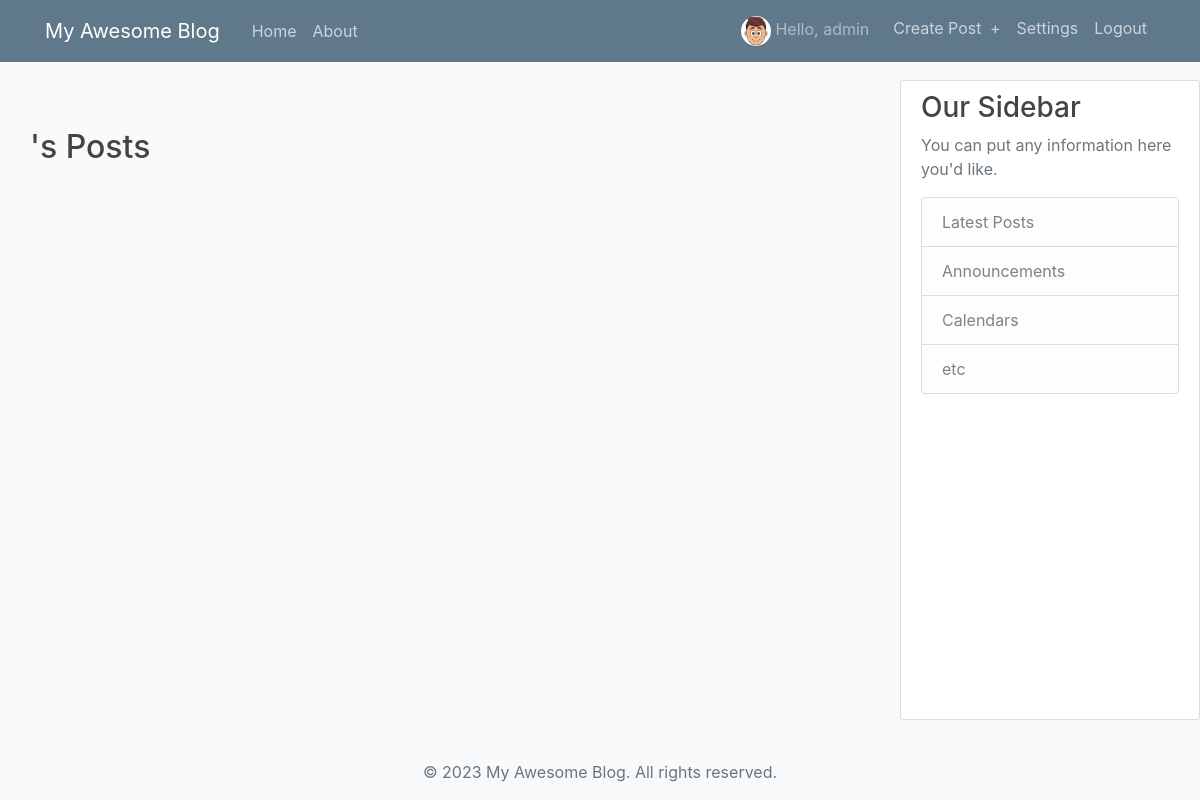
/user/1/posts/ (signed in), run on an earlier commit of the app's database.
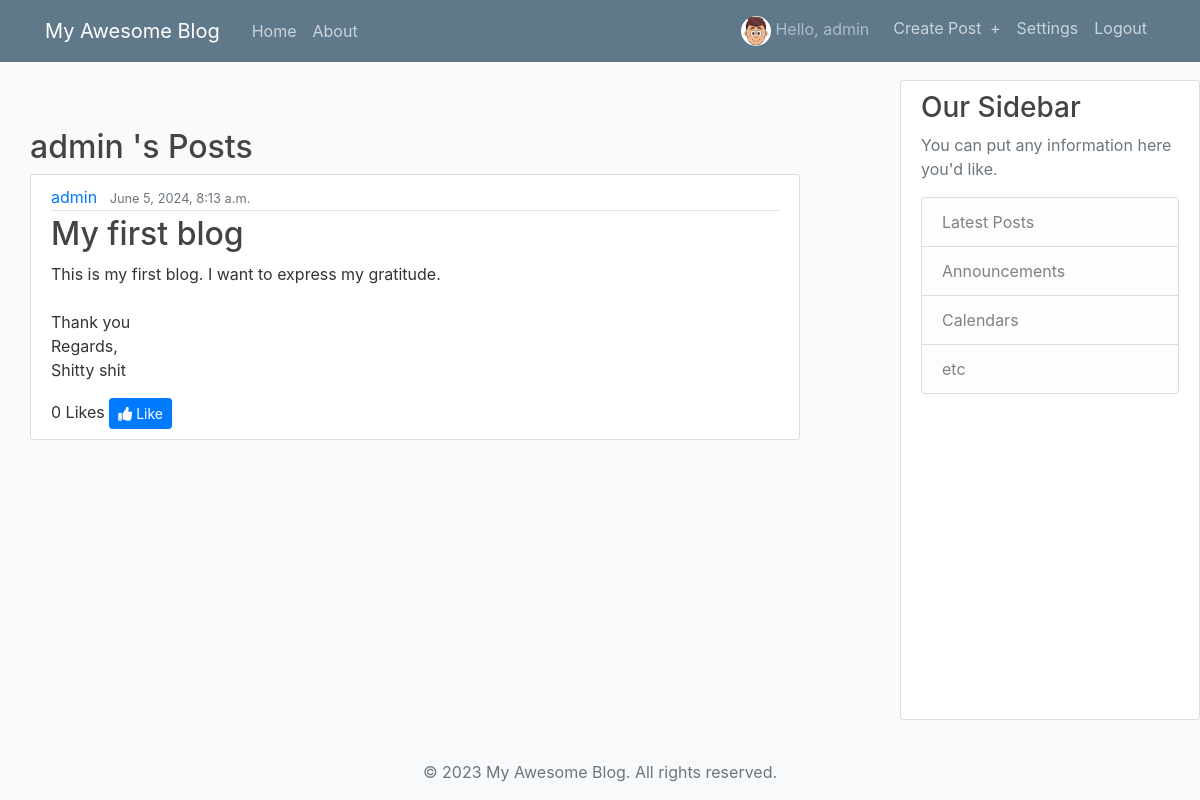
And on a later commit of the database.
### blog/models.py (models this page shows, shortened)
class Post(models.Model):
    title = models.CharField(max_length=100)
    tags = models.ManyToManyField(Tag, related_name='posts', blank=True)
    content = models.TextField()
    date_posted = models.DateTimeField(default=timezone.now)
    author = models.ForeignKey(User, on_delete=models.CASCADE)
    liked_by = models.ManyToManyField(User, related_name='liked_posts', blank=True)

### blog/views.py (the view)
# urls.py: path('user/<int:user_id>/posts/', views.user_posts, name='user-posts'),
def user_posts(request, user_id):
    posts = Post.objects.filter(author_id=user_id)
    for post in posts:
        post.author_display = (
            f"{post.author.first_name} {post.author.last_name}"
            if post.author.first_name and post.author.last_name
            else post.author.username
        )
    context = {'posts': posts}
    return render(request, 'blog/user_posts.html', context)

### blog/templates/blog/user_posts.html (shortened to what this page needs)
{% extends "blog/base.html" %}
{% block content %}
    <h2>
        {% if posts and posts.first.author.first_name and posts.first.author.last_name %}
            {{ posts.first.author.first_name }} {{ posts.first.author.last_name }}
        {% else %}
            {{ posts.first.author.username }}
        {% endif %}'s Posts
    </h2>
    {% for post in posts %}
        <article class="media content-section">
            <div class="media-body">
                <div class="article-metadata">
                    <a class="mr-2 user-link" href="{% url 'blog-home' %}">
                        {% if post.author.first_name and post.author.last_name %}
                            {{ post.author.first_name }} {{ post.author.last_name }}
                        {% else %}
                            {{ post.author.username }}
                        {% endif %}
                    </a>
                    <small class="text-muted">{{ post.date_posted }}</small>
                </div>
                <h2><a class="article-title" href="{% url 'post-detail' post.id %}">{{ post.title }}</a></h2>
                <p class="article-content">{{ post.content }}</p>
                <div class="like-section">
                    <span id="like-count-{{ post.id }}">{{ post.liked_by.count }} Likes</span>
                    {% if user.is_authenticated %}
                        <button class="btn btn-primary btn-sm like-button" data-post-id="{{ post.id }}">
                            {% if user in post.liked_by.all %}
                                <i class="fas fa-thumbs-down"></i> Dislike
                            {% else %}
                                <i class="fas fa-thumbs-up"></i> Like
                            {% endif %}
                        </button>
                    {% else %}
                        <button class="btn btn-primary btn-sm" disabled><i class="fas fa-thumbs-up"></i> Like</button>
                    {% endif %}
                </div>
            </div>
        </article>
    {% endfor %}
{% endblock content %}

What changed in the data, as far as the page shows it:
added Post: first.author.username "admin", author.username "admin", date_posted "June 5, 2024, 8:13 a.m.", title "My first blog", content "This is my first blog. I want to express my gratitude. Thank you Regards, Shitty shit", liked_by.count "0", shows "Like"
